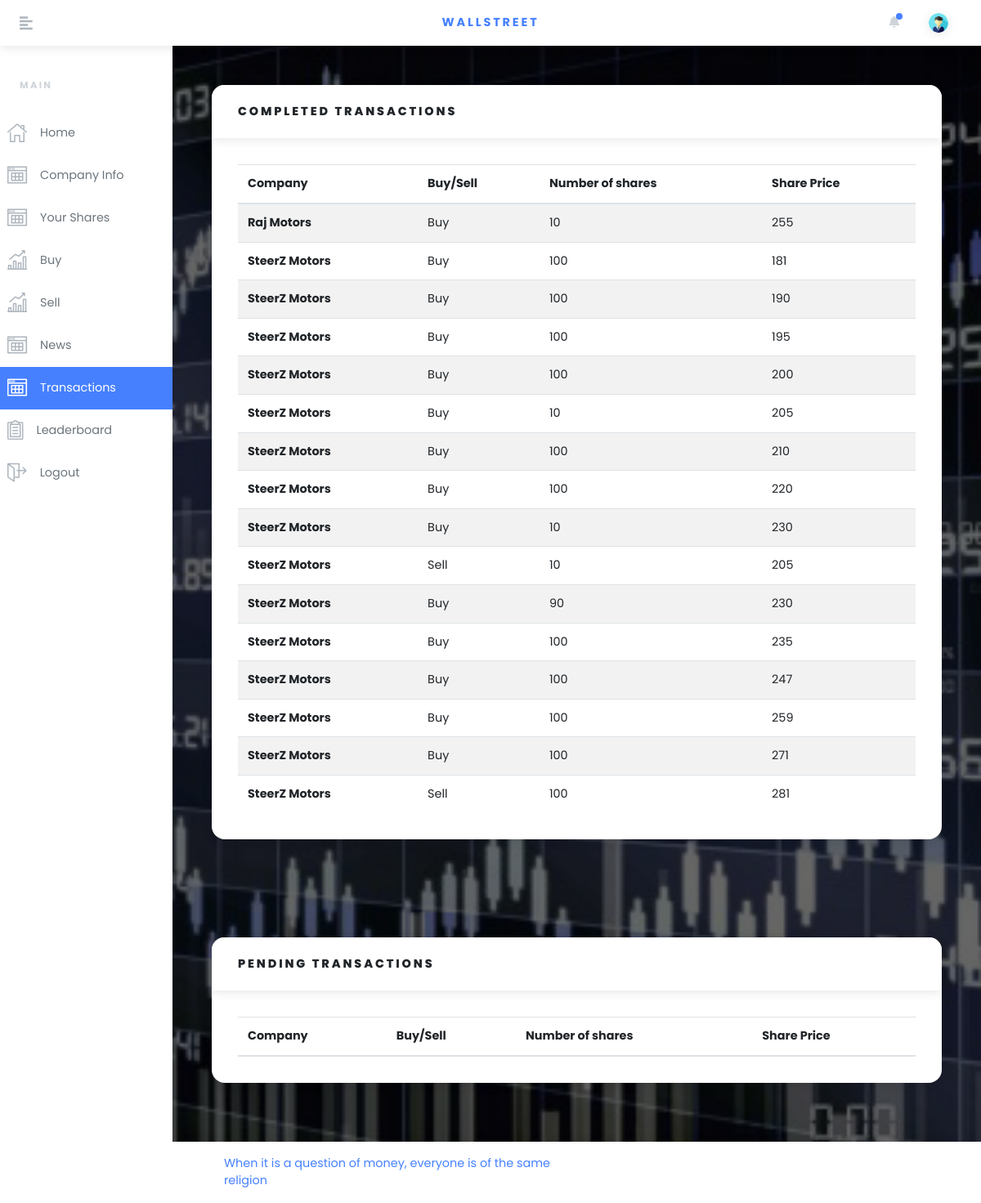
Screenshot of /transactions/ (signed in) with the database file from the repository.
### bazaar/models.py (models this page shows, shortened)
class UserHistory(models.Model):
    profile = models.ForeignKey(Profile, on_delete=models.CASCADE)  # User
    company = models.ForeignKey(Company, on_delete=models.CASCADE)  # Company
    bidShares = models.IntegerField(default=0)  # Number of shares bought/sold
    bidPrice = models.IntegerField(default=0)  # Price at which shares were bought/sold
    buySell = models.BooleanField(default=1)  # Bought/sold flag; buy = 1, sell = 0
    transactionTime = models.DateTimeField(default=datetime.now)  # Transaction Time

class Company(models.Model):
    name = models.CharField(max_length=25)  # Name of the company
    tempName = models.CharField(max_length=25)
    sharePrice = models.IntegerField(default=0)  # Company's share price
    totalNoOfShares = models.IntegerField(default=0)  # Total number of shares available for sale
    sharesLeft = models.IntegerField(default=0)  # Number of shares left  ########(Redundant?)ny.objects.all()
    def __str__(self):
        return self.name

### bazaar/views.py (the view)
# urls.py: path('transactions/', views.Transactions.as_view(), name='transactions'),
class Transactions(View):
    template = 'bazaar/transactions.html'
    def get(self, request):
        profile = Profile.objects.filter(user=User.objects.get(
            username=request.user)).first()
        sensex = Global.objects.filter(pk=1).first().sensex
        completed_transactions = UserHistory.objects.filter(profile=profile)
        pending_buy_transactions, pending_sell_transactions = getPendingTransactions(
            profile)
        context = {
            "profile": profile,
            "sensex": sensex,
            "completed_transactions": completed_transactions,
            "pending_buy_transactions": pending_buy_transactions,
            "pending_sell_transactions": pending_sell_transactions
        }
        return render(request, self.template, context)

### bazaar/views.py (called while the page is built, shortened)
def getPendingTransactions(profile):
    pending_buy_transactions = []
    pending_sell_transactions = []
    for company in Company.objects.all():
        exec("global buyTable; buyTable = BuyTable_" + company.tempName)
        exec("global sellTable; sellTable = SellTable_" + company.tempName)
    return pending_buy_transactions, pending_sell_transactions

### bazaar/templates/bazaar/transactions.html (shortened to what this page needs)
{% load static %}
<!DOCTYPE html>
<html>
<head>
    <link rel="stylesheet" href="{% static 'bazaar/vendor/bootstrap/css/bootstrap.min.css'%}">
    <link rel="stylesheet" href="https://use.fontawesome.com/releases/v5.3.1/css/all.css">
    <link rel="stylesheet" href="{% static 'bazaar/css/orionicons.css'%}">
    <link rel="stylesheet" href="{% static 'bazaar/css/style.default.css'%}" id="theme-stylesheet">
    <link rel="stylesheet" href="{% static 'bazaar/css/custom.css'%}">
</head>
<body onload="start()">
    <header class="header">
        <nav class="navbar navbar-expand-lg px-4 py-2 bg-white shadow"><a href="#" class="sidebar-toggler text-gray-500 mr-4 mr-lg-5 lead"><i class="fas fa-align-left"></i></a><a href="#" class="navbar-brand font-weight-bold text-uppercase text-base">Wallstreet</a>
            <ul class="ml-auto d-flex align-items-center list-unstyled mb-0">
                <li class="nav-item dropdown mr-3"><a id="notifications" href="http://example.com" data-toggle="dropdown" aria-haspopup="true" aria-expanded="false" class="nav-link dropdown-toggle text-gray-400 px-1"><i class="fa fa-bell"></i><span class="notification-icon"></span></a>
                </li>
                <li class="nav-item dropdown ml-auto">
                    <a id="userInfo" href="http://example.com" data-toggle="dropdown" aria-haspopup="true" aria-expanded="false" class="nav-link dropdown-toggle"><img src="{% static 'bazaar/img/navLogo.png' %}" alt="Jason Doe" style="max-width: 1.5rem;" class="img-fluid rounded-circle shadow"></a>
                </li>
            </ul>
        </nav>
    </header>
    <div class="d-flex align-items-stretch">
        <div id="sidebar" class="sidebar py-3">
            <div class="text-gray-400 text-uppercase px-3 px-lg-4 py-4 font-weight-bold small headings-font-family">MAIN</div>
            <ul class="sidebar-menu list-unstyled" style="margin-left:-15px;">
                <li class="sidebar-list-item"><a href="{%url 'bazaar:index' %}" class="sidebar-link text-muted"><i class="o-home-1 mr-3 text-gray"></i><span>Home</span></a></li>
                <li class="sidebar-list-item"><a href="{% static 'bazaar/Wallstreet_Portfolios.pdf' %}" class="sidebar-link text-muted"><i class="o-table-content-1 mr-3 text-gray"></i><span>Company Info</span></a></li>
                <li class="sidebar-list-item"><a href="../#sectionMyShares" class="sidebar-link text-muted"><i class="o-table-content-1 mr-3 text-gray"></i><span>Your Shares</span></a></li>
                <li class="sidebar-list-item"><a href="{%url 'bazaar:buy' %}" class="sidebar-link text-muted"><i class="o-sales-up-1 mr-3 text-gray"></i><span>Buy</span></a></li>
                <li class="sidebar-list-item"><a href="{%url 'bazaar:sell' %}" class="sidebar-link text-muted"><i class="o-sales-up-1 mr-3 text-gray"></i><span>Sell</span></a></li>
                <li class="sidebar-list-item"><a href="{%url 'bazaar:news' %}" class="sidebar-link text-muted"><i class="o-table-content-1 mr-3 text-gray"></i><span>News</span></a></li>
                <li class="sidebar-list-item"><a href="{%url 'bazaar:transactions' %}" class="sidebar-link text-muted active"><i class="o-table-content-1 mr-3 text-gray"></i><span>Transactions</span></a></li>
                <li class="sidebar-list-item"><a href="{%url 'bazaar:leaderboard' %}" class="sidebar-link text-muted"><i class="o-survey-1 mr-3 text-gray"></i><span>Leaderboard</span></a></li>
                <li class="sidebar-list-item"><a href="{%url 'bazaar:logoff'%}" class="sidebar-link text-muted"><i class="o-exit-1 mr-3 text-gray"></i><span>Logout</span></a></li>
            </ul>
        </div>
        <div class="page-holder w-100 d-flex flex-wrap">
            <div class="container-fluid px-xl-5">
                <section class="py-5">
                    <div class="row">
                        <div class="col-lg-12 mb-4">
                            <div class="card">
                                <div class="card-header">
                                    <h6 class="text-uppercase mb-0">Completed Transactions</h6>
                                </div>
                                <div class="card-body table-responsive">
                                    <table class="table table-striped table-hover card-text">
                                        <thead>
                                            <tr>
                                                <th>Company</th>
                                                <th>Buy/Sell</th>
                                                <th>Number of shares</th>
                                                <th>Share Price</th>
                                            </tr>
                                        </thead>
                                        <tbody>
                                            {% for transaction in completed_transactions %}
                                            <tr>
                                                <th scope="row">{{ transaction.company }}</th>
                                                {% if transaction.buySell %}
                                                <td>Buy</td>
                                                {% else %}
                                                <td>Sell</td>
                                                {% endif %}
                                                <td>{{ transaction.bidShares }}</td>
                                                <td>{{ transaction.bidPrice }}</td>
                                            </tr>
                                            {% endfor %}
                                        </tbody>
                                    </table>
                                </div>
                            </div>
                        </div>
                    </div>
                </section>
            </div>
            <div class="container-fluid px-xl-5">
                <section class="py-5">
                    <div class="row">
                        <div class="col-lg-12 mb-4">
                            <div class="card">
                                <div class="card-header">
                                    <h6 class="text-uppercase mb-0">Pending Transactions</h6>
                                </div>
                                <div class="card-body table-responsive">
                                    <table class="table table-striped table-hover card-text">
                                        <thead>
                                            <tr>
                                                <th>Company</th>
                                                <th>Buy/Sell</th>
                                                <th>Number of shares</th>
                                                <th>Share Price</th>
                                            </tr>
                                        </thead>
                                    </table>
                                </div>
                            </div>
                        </div>
                    </div>
                </section>
            </div>
            <footer class="footer bg-white shadow align-self-end py-3 px-xl-5 w-100">
                <div class="container-fluid">
                    <div class="row">
                        <div class="col-md-6 text-center text-md-left text-primary">
                            <p class="mb-2 mb-md-0">When it is a question of money, everyone is of the same religion</p>
                        </div>
                    </div>
                </div>
            </footer>
        </div>
    </div>
    </body

### rows the page displays
UserHistory: buySell "Buy"
UserHistory: buySell "Buy"
UserHistory: buySell "Buy"
UserHistory: buySell "Buy"
UserHistory: buySell "Buy"
UserHistory: buySell "Buy"
UserHistory: buySell "Buy"
UserHistory: buySell "Buy"
UserHistory: buySell "Buy"
UserHistory: buySell "Sell"
UserHistory: buySell "Buy"
UserHistory: buySell "Buy"
UserHistory: buySell "Buy"
UserHistory: buySell "Buy"
UserHistory: buySell "Buy"
UserHistory: buySell "Sell"
